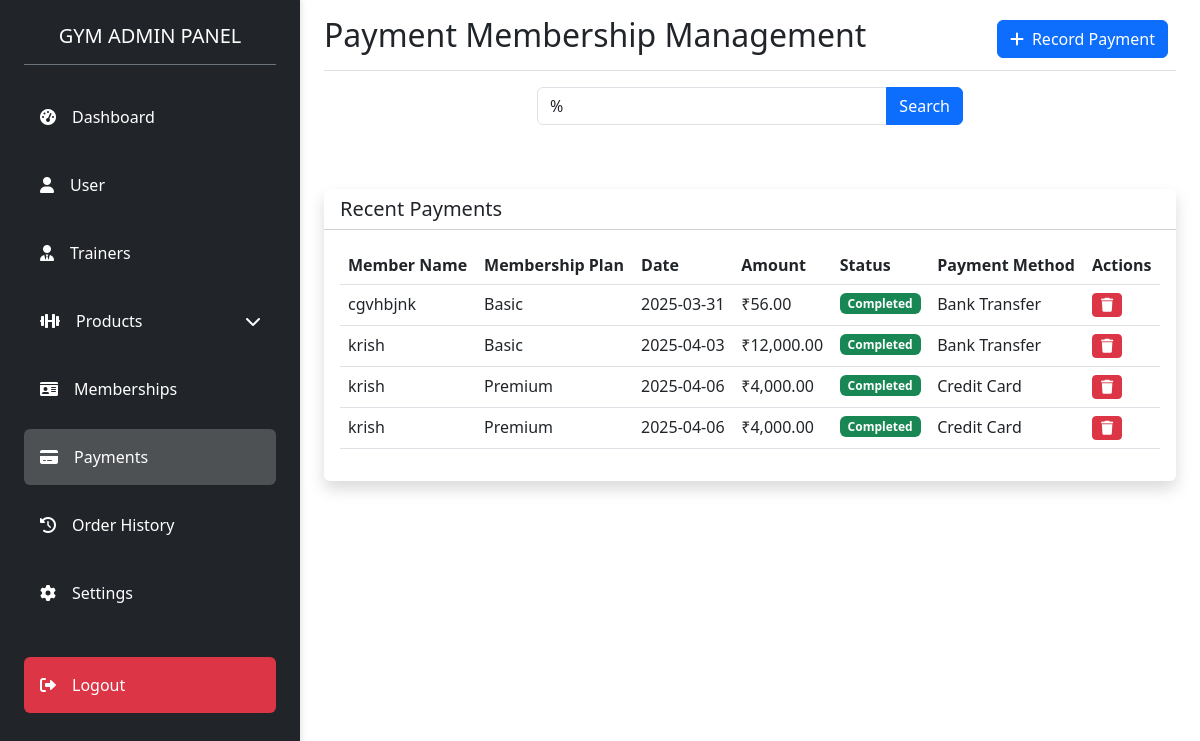
The page /adminPanel/payments.php on the database its author committed.
### tables this page shows
CREATE TABLE `payments` (
  `id` int NOT NULL,
  `member_name` varchar(255) NOT NULL,
  `membership_plan` varchar(50) NOT NULL,
  `payment_date` date NOT NULL,
  `amount` decimal(10,2) NOT NULL,
  `status` enum('Completed','Pending') DEFAULT 'Completed',
  `payment_method` varchar(50) NOT NULL,
  `notes` text,
  `created_at` timestamp NULL DEFAULT CURRENT_TIMESTAMP
);

### adminPanel/payments.php (the view, shortened to what this page needs)
<?php include 'sidebar.php'; ?>
<?php include_once 'db_connection.php'; ?>
    <?php
$search = isset($_GET['search']) ? "%".$_GET['search']."%" : "%";
$stmt = $conn->prepare("SELECT * FROM payments WHERE member_name LIKE ? OR membership_plan LIKE ? OR payment_method LIKE ? ORDER BY created_at DESC");
$stmt->bind_param("sss", $search, $search, $search);
$stmt->execute();
$result = $stmt->get_result();
?>
<div class="container-fluid px-0">
    <div class="row g-0">
        <main class="col-12 px-md-4">
            <div class="d-flex justify-content-between flex-wrap flex-md-nowrap align-items-center pt-3 pb-2 mb-3 border-bottom">
                <h1 class="h2">Payment Membership Management</h1>
                <div class="btn-toolbar mb-2 mb-md-0">
                    <button type="button" class="btn btn-primary me-2" data-bs-toggle="modal" data-bs-target="#addPaymentModal">
                        <i class="fas fa-plus me-2"></i>Record Payment
                    </button>
                </div>
            </div>
            <div class="row mb-5">
                <div class="col-12">
                    <form action="" method="get" class="d-flex justify-content-center">
                        <div class="input-group w-50">
                            <input type="text" class="form-control" placeholder="Search payments..." name="search" value="<?= htmlspecialchars($search) ?>">
                            <button class="btn btn-primary" type="submit">Search</button>
                        </div>
                    </form>
                </div>
            </div>
            <div class="card border-0 shadow">
                <div class="card-header bg-white">
                    <div class="row align-items-center">
                        <div class="col">
                            <h5 class="mb-0">Recent Payments</h5>
                        </div>
                    </div>
                </div>
                <div class="card-body">
                    <div class="table-responsive">
                        <table class="table table-hover">
                            <thead>
                                <tr>
                                    <th>Member Name</th>
                                    <th>Membership Plan</th>
                                    <th>Date</th>
                                    <th>Amount</th>
                                    <th>Status</th>
                                    <th>Payment Method</th>
                                    <th>Actions</th>
                                </tr>
                            </thead>
                            <tbody>
                                <?php while ($row = $result->fetch_assoc()): ?>
                                <tr>
                                    <td><?= htmlspecialchars($row['member_name']) ?></td>
                                    <td><?= htmlspecialchars(ucfirst($row['membership_plan'])) ?></td>
                                    <td><?= $row['payment_date'] ?></td>
                                    <td>₹<?= number_format($row['amount'], 2) ?></td>
                                    <td>
                                        <span class="badge bg-<?= $row['status'] === 'Completed' ? 'success' : 'warning' ?>">
                                            <?= $row['status'] ?>
                                        </span>
                                    </td>
                                    <td><?= htmlspecialchars($row['payment_method']) ?></td>
                                    <td>
                                        <a href="?delete_id=<?= $row['id'] ?>" class="btn btn-sm btn-danger" onclick="return confirm('Are you sure you want to delete this payment?')">
                                            <i class="fas fa-trash"></i>
                                        </a>
                                    </td>
                                </tr>
                                <?php endwhile; ?>
                            </tbody>
                        </table>
                    </div>
                </div>
            </div>
        </main>
    </div>
</div>

### rows shown on the page
payments: member_name "cgvhbjnk", membership_plan "Basic", payment_date "2025-03-31", amount "56.00", status "Completed", payment_method "Bank Transfer"
payments: member_name "krish", membership_plan "Basic", payment_date "2025-04-03", amount "12,000.00", status "Completed", payment_method "Bank Transfer"
payments: member_name "krish", membership_plan "Premium", payment_date "2025-04-06", amount "4,000.00", status "Completed", payment_method "Credit Card"
payments: member_name "krish", membership_plan "Premium", payment_date "2025-04-06", amount "4,000.00", status "Completed", payment_method "Credit Card"
